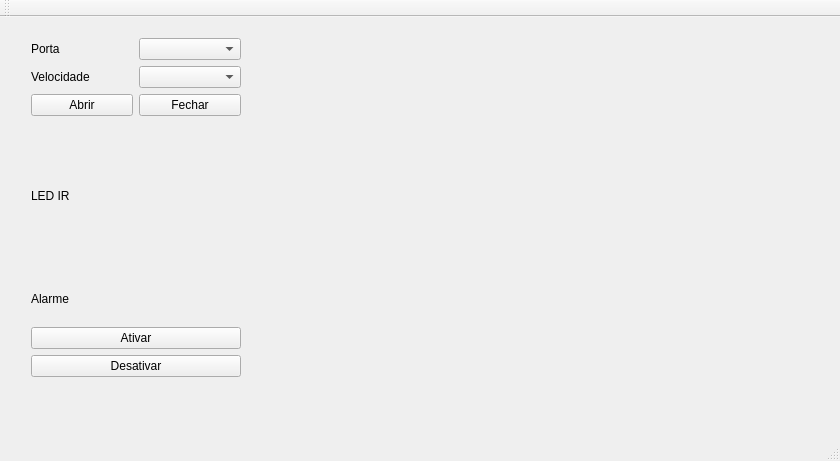
<?xml version="1.0" encoding="UTF-8"?>
<ui version="4.0">
 <class>MainWindow</class>
 <widget class="QMainWindow" name="MainWindow">
  <property name="geometry">
   <rect>
    <x>0</x>
    <y>0</y>
    <width>840</width>
    <height>461</height>
   </rect>
  </property>
  <property name="windowTitle">
   <string>MainWindow</string>
  </property>
  <widget class="QWidget" name="centralWidget">
   <widget class="QWidget" name="layoutWidget">
    <property name="geometry">
     <rect>
      <x>20</x>
      <y>10</y>
      <width>232</width>
      <height>361</height>
     </rect>
    </property>
    <layout class="QVBoxLayout" name="verticalLayout">
     <item>
      <layout class="QHBoxLayout" name="horizontalLayout">
       <item>
        <widget class="QLabel" name="label">
         <property name="text">
          <string>Porta</string>
         </property>
        </widget>
       </item>
       <item>
        <widget class="QComboBox" name="box_serial"/>
       </item>
      </layout>
     </item>
     <item>
      <layout class="QHBoxLayout" name="horizontalLayout_2">
       <item>
        <widget class="QLabel" name="label_2">
         <property name="text">
          <string>Velocidade</string>
         </property>
        </widget>
       </item>
       <item>
        <widget class="QComboBox" name="box_velocidade"/>
       </item>
      </layout>
     </item>
     <item>
      <layout class="QHBoxLayout" name="horizontalLayout_3">
       <item>
        <widget class="QPushButton" name="btn_abrir">
         <property name="text">
          <string>Abrir</string>
         </property>
        </widget>
       </item>
       <item>
        <widget class="QPushButton" name="btn_fechar">
         <property name="text">
          <string>Fechar</string>
         </property>
        </widget>
       </item>
      </layout>
     </item>
     <item>
      <layout class="QHBoxLayout" name="horizontalLayout_4">
       <item>
        <widget class="QLabel" name="status_conexao">
         <property name="text">
          <string/>
         </property>
        </widget>
       </item>
      </layout>
     </item>
     <item>
      <widget class="QLabel" name="label_3">
       <property name="text">
        <string>LED IR</string>
       </property>
      </widget>
     </item>
     <item>
      <widget class="QLabel" name="ldir_value">
       <property name="text">
        <string/>
       </property>
      </widget>
     </item>
     <item>
      <layout class="QHBoxLayout" name="horizontalLayout_5">
       <item>
        <widget class="QLabel" name="label_5">
         <property name="text">
          <string>Alarme</string>
         </property>
        </widget>
       </item>
       <item>
        <widget class="QLabel" name="statusAlarme">
         <property name="text">
          <string/>
         </property>
        </widget>
       </item>
      </layout>
     </item>
     <item>
      <layout class="QVBoxLayout" name="verticalLayout_2">
       <item>
        <widget class="QPushButton" name="btn_ativar">
         <property name="text">
          <string>Ativar</string>
         </property>
        </widget>
       </item>
       <item>
        <widget class="QPushButton" name="btn_desativar">
         <property name="text">
          <string>Desativar</string>
         </property>
        </widget>
       </item>
      </layout>
     </item>
    </layout>
   </widget>
  </widget>
  <widget class="QMenuBar" name="menuBar">
   <property name="geometry">
    <rect>
     <x>0</x>
     <y>0</y>
     <width>840</width>
     <height>21</height>
    </rect>
   </property>
  </widget>
  <widget class="QToolBar" name="mainToolBar">
   <attribute name="toolBarArea">
    <enum>TopToolBarArea</enum>
   </attribute>
   <attribute name="toolBarBreak">
    <bool>false</bool>
   </attribute>
  </widget>
  <widget class="QStatusBar" name="statusBar"/>
 </widget>
 <layoutdefault spacing="6" margin="11"/>
 <resources/>
 <connections/>
</ui>
